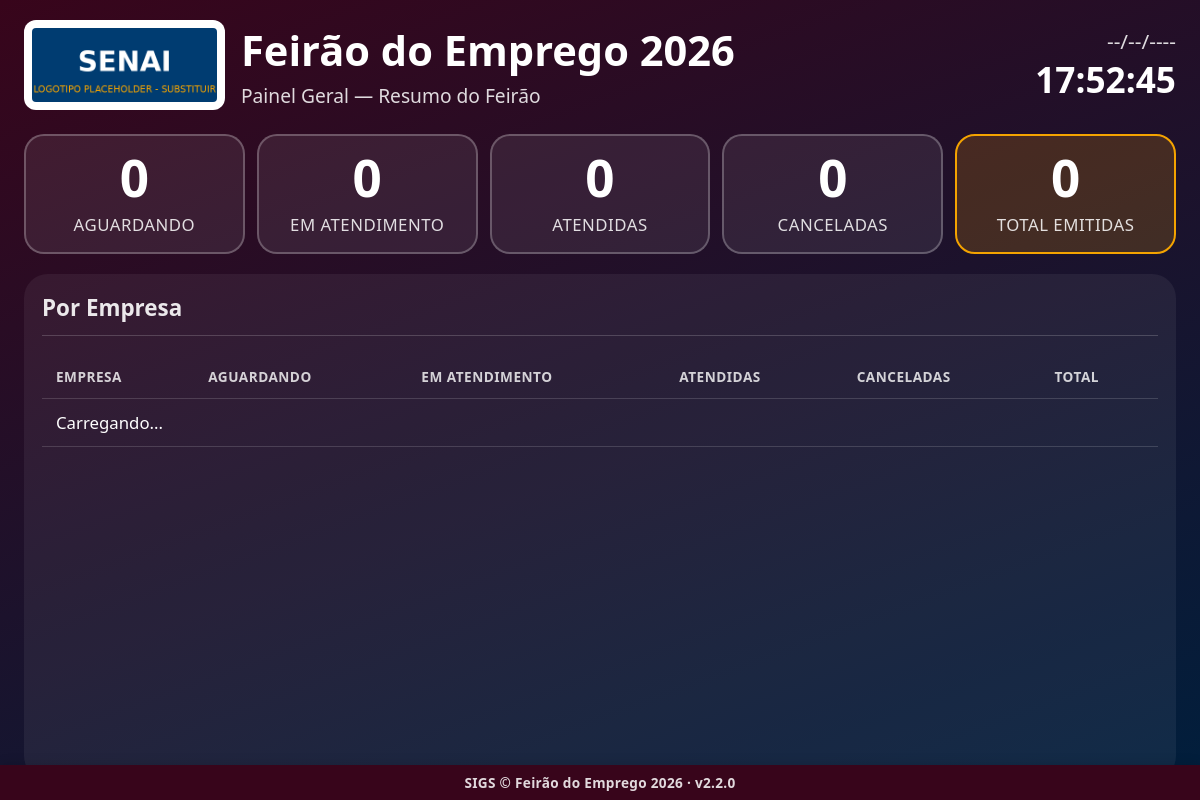
/painel/geral, run on the app's committed database.
### tables this page shows
CREATE TABLE configuracoes (
                    chave TEXT PRIMARY KEY,
                    valor TEXT NOT NULL
                );

### app.py (the view)
@app.route("/painel/geral")
def painel_geral():
    configuracoes = config_manager.obter_todas()
    return render_template("painel_geral.html", config=configuracoes)

### app.py (called while the page is built)
@app.context_processor
def injetar_usuario_logado():
    usuario_sessao = auth.usuario_logado()
    identidade_empresa = None
    if usuario_sessao and usuario_sessao.get("perfil") == PerfilUsuario.RECRUTADOR:
        empresa_id = usuario_sessao.get("empresa_id")
        if empresa_id:
            empresa = database.obter_empresa_por_id(empresa_id)
            if empresa and (empresa.logo_path or empresa.cor_principal):
                identidade_empresa = {"logo_path": empresa.logo_path, "cor": empresa.cor_principal}
    return {
        "usuario_logado": usuario_sessao,
        "eh_admin": auth.eh_admin(),
        "sigs_versao": SIGS_VERSAO,
        "identidade_empresa": identidade_empresa,
    }

### auth.py (called while the page is built, shortened)
def usuario_logado() -> Optional[dict]:
    usuario_id = session.get(CHAVE_SESSAO_USUARIO_ID)
    if usuario_id is None:
        return None

def eh_admin() -> bool:
    return session.get(CHAVE_SESSAO_PERFIL) == PerfilUsuario.ADMIN

### config.py (called while the page is built)
    def _conectar(self) -> sqlite3.Connection:
        conexao = sqlite3.connect(str(DATABASE_PATH), timeout=10, check_same_thread=False)
        conexao.row_factory = sqlite3.Row
        return conexao

    def obter_todas(self) -> Dict[str, Any]:
        with self._conectar() as conexao:
            linhas = conexao.execute(f"SELECT chave, valor FROM {TABELA_CONFIGURACOES}").fetchall()
        resultado: Dict[str, Any] = {}
        for linha in linhas:
            chave, valor = linha["chave"], linha["valor"]
            if chave in CHAVES_INTEIRAS:
                try:
                    resultado[chave] = int(valor)
                except (TypeError, ValueError):
                    resultado[chave] = 0
            else:
                resultado[chave] = valor
        return resultado

### templates/painel_geral.html (shortened to what this page needs)
{% extends "layout.html" %}
{% block conteudo %}
<div class="painel painel-geral">
    <header class="painel-cabecalho">
        <img class="painel-logo" src="{{ url_for('static', filename='img/logo.png') }}" alt="Logo SENAI">
        <div class="painel-titulo">
            <h1>{{ config.nome_evento }}</h1>
            <p>Painel Geral — Resumo do Feirão</p>
        </div>
        <div class="painel-relogio">
            <div id="painel-data">--/--/----</div>
            <div id="painel-hora">--:--:--</div>
        </div>
    </header>
    <main class="painel-geral-corpo">
        <section class="painel-resumo-grade" id="painel-resumo-grade">
            <div class="painel-resumo-item">
                <span id="resumo-aguardando" class="painel-resumo-valor">0</span>
                <span class="painel-resumo-label">Aguardando</span>
            </div>
            <div class="painel-resumo-item">
                <span id="resumo-em-atendimento" class="painel-resumo-valor">0</span>
                <span class="painel-resumo-label">Em Atendimento</span>
            </div>
            <div class="painel-resumo-item">
                <span id="resumo-atendidas" class="painel-resumo-valor">0</span>
                <span class="painel-resumo-label">Atendidas</span>
            </div>
            <div class="painel-resumo-item">
                <span id="resumo-canceladas" class="painel-resumo-valor">0</span>
                <span class="painel-resumo-label">Canceladas</span>
            </div>
            <div class="painel-resumo-item painel-resumo-item-total">
                <span id="resumo-total" class="painel-resumo-valor">0</span>
                <span class="painel-resumo-label">Total Emitidas</span>
            </div>
        </section>
        <section class="painel-historico painel-resumo-tabela-wrap">
            <h2>Por Empresa</h2>
            <table class="painel-resumo-tabela">
                <thead>
                    <tr>
                        <th>Empresa</th>
                        <th>Aguardando</th>
                        <th>Em Atendimento</th>
                        <th>Atendidas</th>
                        <th>Canceladas</th>
                        <th>Total</th>
                    </tr>
                </thead>
                <tbody id="painel-resumo-empresas-corpo">
                    <tr><td colspan="6">Carregando...</td></tr>
                </tbody>
            </table>
        </section>
    </main>
</div>
{% endblock %}

### templates/layout.html (shortened to what this page needs)
<!DOCTYPE html>
<html lang="pt-BR">
<head>
    <link rel="stylesheet" href="{{ url_for('static', filename='css/style.css') }}">
</head>
<body>
    {% block conteudo %}{% endblock %}
    {% if request.endpoint != 'painel' %}
    <footer class="rodape-sigs">
        SIGS &copy; {{ config.nome_evento if config else 'SENAI' }} &middot; v{{ sigs_versao }}
    </footer>
    {% endif %}
</body>
</html>

### static/css/style.css (style rules this page uses)
:root { --cor-principal: #003C71; --cor-principal-clara: #1F5FA8; --cor-secundaria: #F4A300; --cor-fundo: #F2F5F9; --cor-texto: #1B1F23; --cor-branco: #FFFFFF; --cor-cinza-borda: #D8E0EA; --cor-sucesso: #2E7D32; --cor-erro: #C62828; --sombra-padrao: 0 4px 14px rgba(0, 0, 0, 0.12); --raio-borda: 14px; --transicao-padrao: all 0.25s ease-in-out; }
* { box-sizing: border-box; }
body { margin: 0; font-family: "Segoe UI", Arial, Helvetica, sans-serif; background: linear-gradient(180deg, var(--cor-fundo) 0%, #E4ECF6 100%); color: var(--cor-texto); }
.painel { min-height: 100vh; background: linear-gradient(160deg, var(--cor-principal) 0%, #001F3D 100%); color: var(--cor-branco); display: flex; flex-direction: column; padding: 20px 24px; }
.painel-cabecalho { display: flex; align-items: center; gap: 16px; margin-bottom: 24px; }
.painel-logo { height: 90px; background: var(--cor-branco); border-radius: 12px; padding: 8px; }
.painel-titulo { flex: 1; }
.painel-titulo h1 { margin: 0; font-size: 2.6rem; }
.painel-titulo p { margin: 4px 0 0; opacity: 0.85; font-size: 1.2rem; }
.painel-relogio { text-align: right; font-variant-numeric: tabular-nums; }
#painel-data { font-size: 1.3rem; opacity: 0.85; }
#painel-hora { font-size: 2.2rem; font-weight: 700; }
.painel-historico { background: rgba(255, 255, 255, 0.06); border-radius: 24px; padding: 18px; overflow-y: auto; }
.painel-historico h2 { margin-top: 0; font-size: 1.4rem; opacity: 0.9; border-bottom: 1px solid rgba(255, 255, 255, 0.2); padding-bottom: 12px; }
.painel-geral-corpo { flex: 1; display: flex; flex-direction: column; gap: 20px; }
.painel-resumo-grade { display: grid; grid-template-columns: repeat(auto-fit, minmax(160px, 1fr)); gap: 12px; }
.painel-resumo-item { background: rgba(255, 255, 255, 0.08); border: 2px solid rgba(255, 255, 255, 0.25); border-radius: 20px; padding: 16px; text-align: center; }
.painel-resumo-item-total { background: rgba(244, 163, 0, 0.18); border-color: var(--cor-secundaria); }
.painel-resumo-valor { display: block; font-size: 3.2rem; font-weight: 900; line-height: 1; }
.painel-resumo-label { display: block; margin-top: 10px; font-size: 1.05rem; letter-spacing: 0.5px; text-transform: uppercase; opacity: 0.85; }
.painel-resumo-tabela-wrap { flex: 1; overflow-y: auto; }
.painel-resumo-tabela { width: 100%; border-collapse: collapse; font-size: 1.05rem; }
.painel-resumo-tabela th, .painel-resumo-tabela td { text-align: left; padding: 12px 14px; border-bottom: 1px solid rgba(255, 255, 255, 0.15); }
.painel-resumo-tabela th { text-transform: uppercase; font-size: 0.85rem; letter-spacing: 0.5px; opacity: 0.8; }
.rodape-sigs { position: fixed; left: 0; right: 0; bottom: 0; z-index: 500; background: var(--cor-principal); color: rgba(255, 255, 255, 0.85); text-align: center; font-size: 0.85rem; font-weight: 600; letter-spacing: 0.3px; padding: 8px 12px; box-shadow: 0 -2px 10px rgba(0, 0, 0, 0.12); }

### data on the page
configuracoes: nome_evento "Feirão do Emprego 2026", valor "Feirão do Emprego 2026"

### other printed values
{{ sigs_versao }} "2.2.0"
